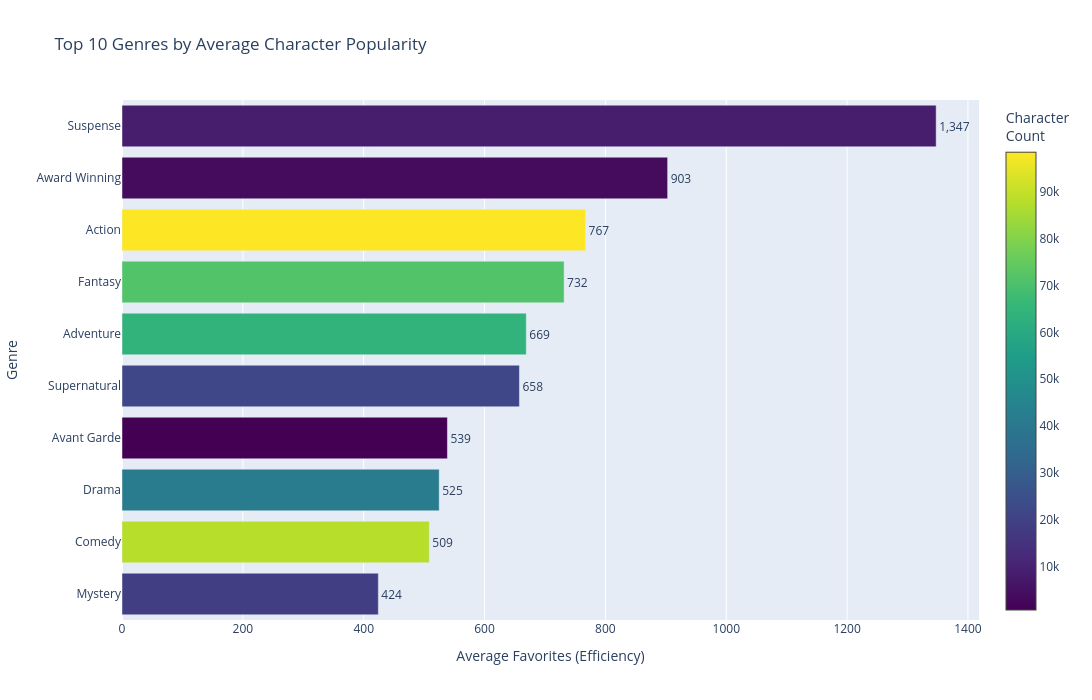

Notebook source saved alongside this figure:
### Markdown cell above
### As expected: The Protagonist's Unfair Advantage

Supporting characters outnumber mains 4-to-1, but main characters are 8× more beloved.  
The narrative spotlight doesn't just boost popularity, it transforms engagement entirely.

**Why the gap exists:**
Main characters get backstory, arc, internal monologue, pivotal decisions. Supporting characters get reaction shots.  
You can't love what you don't know.

**The POV effect:** Anime makes you _become_ the protagonist. Their struggles become yours.  
Supporting characters remain external; observed, not inhabited.

**The arc requirement:** "Favorite" means narrative journey. Supporting characters are snapshots, not stories.  
They rarely transform because their change would distract from the protagonist.

**The uncomfortable truth:** Viewers form deep bonds with 1-2 mains while casually appreciating everyone else.  
The gap isn't a failure, it's how human attention actually works.

**What this means:** Main character quality is non-negotiable. A perfect supporting cast cannot save a weak protagonist.  
Stories need centers and protagonists are the emotional anchor, the viewer's entry point, the lens through which everything gains meaning.

How about the genres? Will this play a different role compared to what seen before as for genres popularity?

### Code cell
fig = gu.character_popularity_by_genre_bars()
fig.show()

### Figure 1 — Plotly figure (JSON) as saved in the notebook; plotly's stock layout.template omitted (floating-point values rounded to 4 significant figures)
{"data": [{"customdata": [[8581.0, 11560000.0], [3994.0, 3606000.0], [98360.0, 75460000.0], [71420.0, 52260000.0], [64280.0, 43000000.0], [21810.0, 14340000.0], [850.0, 457700.0], [41100.0, 21570000.0], [87700.0, 44600000.0], [18810.0, 7979000.0]], "hovertemplate": "<b>%{y}</b><br>Avg Favorites: %{x:,.2f}<br>Character Count: %{customdata[0]:,}<br>Total Favorites: %{customdata[1]:,}<br><extra></extra>", "marker": {"color": [8581, 3994, 98361, 71424, 64275, 21809, 850, 41099, 87700, 18810], "colorbar": {"title": {"text": "Character<br>Count"}}, "colorscale": [[0, "#440154"], [0.1111, "#482878"], [0.2222, "#3e4989"], [0.3333, "#31688e"], [0.4444, "#26828e"], [0.5556, "#1f9e89"], [0.6667, "#35b779"], [0.7778, "#6ece58"], [0.8889, "#b5de2b"], [1, "#fde725"]], "showscale": true}, "name": "Avg Favorites", "orientation": "h", "text": ["1,347", "903", "767", "732", "669", "658", "539", "525", "509", "424"], "textposition": "outside", "type": "bar", "x": [1347.0, 903.0, 767.1, 731.7, 669.0, 657.7, 538.5, 524.9, 508.5, 424.2], "y": ["Suspense", "Award Winning", "Action", "Fantasy", "Adventure", "Supernatural", "Avant Garde", "Drama", "Comedy", "Mystery"]}], "layout": {"font": {"size": 12}, "height": 700, "hovermode": "closest", "showlegend": false, "title": {"text": "Top 10 Genres by Average Character Popularity"}, "width": 1200, "xaxis": {"title": {"text": "Average Favorites (Efficiency)"}}, "yaxis": {"categoryorder": "total ascending", "title": {"text": "Genre"}}}}
